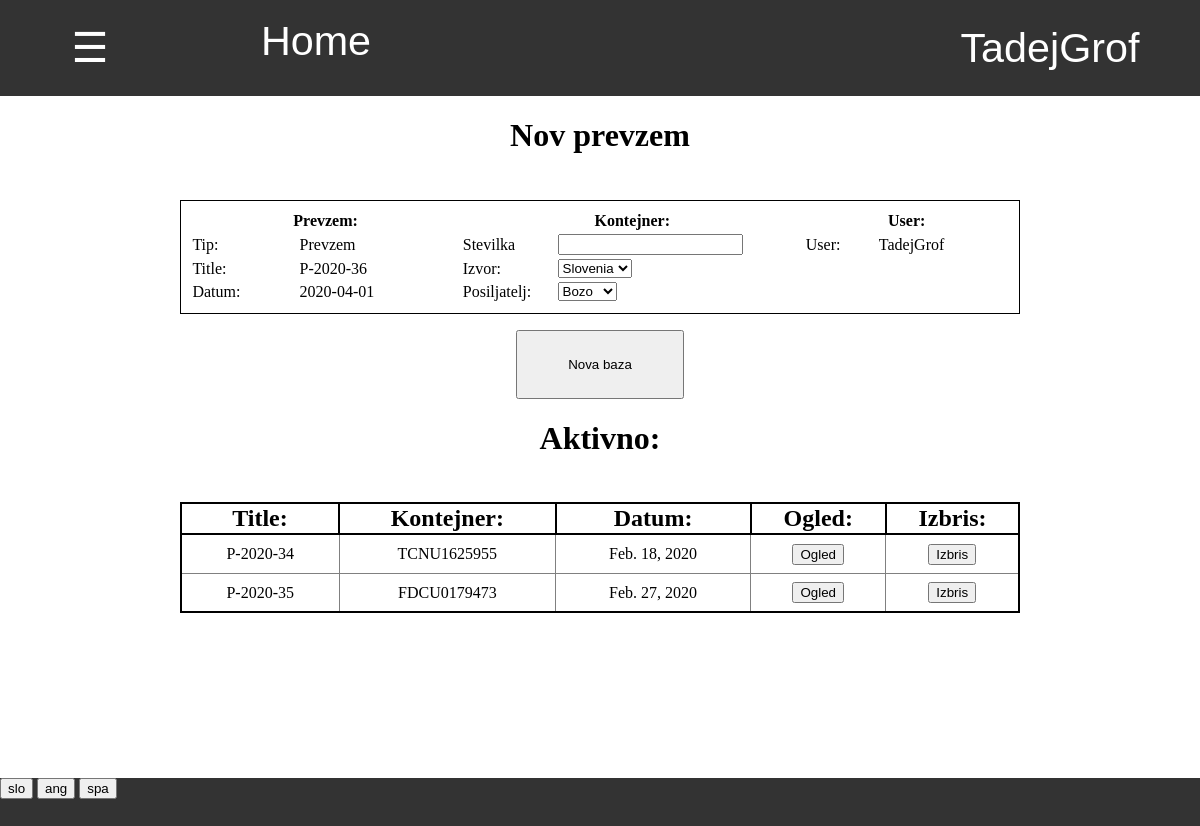
/zaloga/1/prevzem/ (signed in), run on an earlier commit of the app's database.
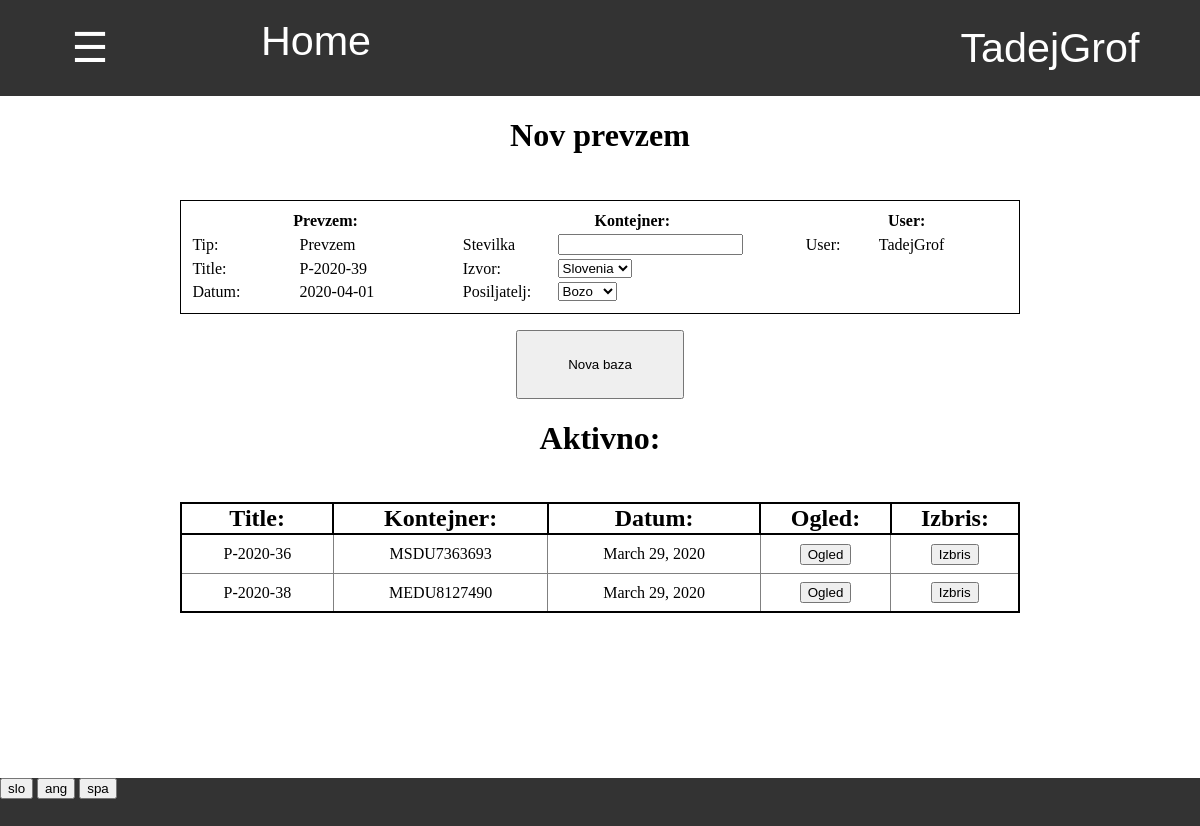
And on a later commit of the database.
### program/models.py (models this page shows, shortened)
class Profil(models.Model):
    user = models.OneToOneField(User,on_delete=models.CASCADE)
    jezik =  models.CharField(default="spa",max_length=3, choices=JEZIKI)
    stranka = models.OneToOneField(Stranka, on_delete=models.CASCADE, default=None, null=True, blank=True)

class Program(models.Model):
    stevilo_prevzemov = models.IntegerField(default = 0)
    stevilo_odpisov = models.IntegerField(default = 0)
    stevilo_faktur = models.IntegerField(default = 0)
    stevilo_racunov = models.IntegerField(default = 0)
    stevilo_inventur = models.IntegerField(default = 0)
    def naslednji_prevzem(self,delaj=False):
        if delaj:
            self.stevilo_prevzemov += 1
            self.save()
            return 'P-2020-' + str(self.stevilo_prevzemov)
        else:
            return 'P-2020-' + str(self.stevilo_prevzemov + 1)
    @property
    def vrni_jezike(self):
        return JEZIKI

### zaloga/models.py (models this page shows, shortened)
class Zaloga(models.Model):
    title = models.CharField(default="skladisce", max_length=20)
    tipi_prodaje = models.CharField(default='["vele_prodaja"]', max_length=50)
    tipi_sestavine = models.CharField(default='["Y","W","JP","JP50","JP70"]', max_length=50)
    @property
    def danes(self):
        return datetime.today().strftime('%Y-%m-%d')
    @property
    def drzave(self):
        return DRZAVE
    @property
    def posiljatelji(self):
        return POSILJATELJI

class Baza(models.Model):
    author = models.ForeignKey(User,default=1, on_delete=models.CASCADE)
    title = models.CharField(default="",max_length=15)
    datum = models.DateField(default=timezone.now)
    zaloga = models.ForeignKey(Zaloga, default=1 ,on_delete=models.CASCADE)
    status = models.CharField(default="aktivno",max_length=10)
    sprememba_zaloge = models.IntegerField(default = -1)
    tip = models.CharField(default="prevzem",max_length=20, choices=TIPI_BAZE)
    kontejner = models.OneToOneField(Kontejner,null=True,default=None,blank=True, on_delete=models.CASCADE)
    popust = models.IntegerField(default = None, null=True, blank=True)
    stranka = models.ForeignKey(Stranka, on_delete=models.CASCADE, default=None, null=True, blank=True)
    cas = models.TimeField(default=None,null=True,blank=True)
    dnevna_prodaja = models.ForeignKey(Dnevna_prodaja, on_delete=models.CASCADE, default=None, null=True, blank=True)
    prevoz = models.DecimalField(default=None,null=True,blank=True,max_digits=5, decimal_places=2)

class Kontejner(models.Model):
    stevilka = models.CharField(default="", max_length=20)
    posiljatelj = models.CharField(default="", max_length=20, choices=POSILJATELJI)
    drzava = models.CharField(default="", max_length=20, choices=DRZAVE)

### zaloga/views.py (the view)
# urls.py: path('', views.baze , name='baze'),
@login_required
def baze(request,zaloga,tip_baze):
    if request.method == "GET":
        zaloga = Zaloga.objects.get(pk = zaloga)
        baze = Baza.objects.filter(zaloga = zaloga, tip=tip_baze,status='aktivno')
        stranke = Stranka.objects.all().order_by('stevilo_kupljenih').values('pk','naziv')
        return pokazi_stran(request, 'zaloga/aktivne_baze.html', {'zaloga': zaloga, 'tip': tip_baze, 'baze':baze,'stranke':stranke})

### request_funkcije.py (called while the page is built)
def vrni_slovar(request):
    with open('slovar.json') as dat:
        slovar = json.load(dat)
    return slovar

def pokazi_stran(request, html, baze={}):
    je_stranka = False
    program = Program.objects.first()
    zaloga = Zaloga.objects.first()
    if request.user.profil.stranka != None:
        je_stranka = True
    slovar = {'je_stranka':je_stranka,'program':program,'slovar':vrni_slovar(request),'jezik':request.user.profil.jezik}
    slovar.update(baze)
    if not 'zaloga' in baze:
        slovar.update({'zaloga':zaloga})
    slovar.update({'zaloga_pk':slovar['zaloga'].pk})
    return render(request, html, slovar)

### zaloga/templatetags/zaloga_exstras.py (called while the page is built)
@register.filter
def keyvalue(dict, key):
    return dict[key]

### zaloga/templates/zaloga/aktivne_baze.html (shortened to what this page needs)
{% extends 'program/base.html' %}
{% load zaloga_exstras %}
{% block content %}
<h1>
{% if tip == "prevzem" %}
    {{slovar|keyvalue:'Nov prevzem'|keyvalue:jezik}}
{% elif tip == "odpis" %}
    {{slovar|keyvalue:'Nov odpis'|keyvalue:jezik}}
{% elif tip == "inventura" %}
    {{slovar|keyvalue:'Nova inventura'|keyvalue:jezik}}
{% elif tip == "vele_prodaja" %}
    {{slovar|keyvalue:'Nova vele prodaja'|keyvalue:jezik}}
{% endif %}
</h1>
<div class="okno">
    {% if tip == "prevzem" %}
        <table style="padding:1%;border:1px solid black"class="tabela_podatkov">
            <tr>
                <th width="33%" colspan="2"> {{slovar|keyvalue:'Prevzem'|keyvalue:jezik}}:</th>
                <th width="42%" colspan="2">{{slovar|keyvalue:'Kontejner'|keyvalue:jezik}}:</th>
                <th width="25%" colspan="2"> User: </th>
            </tr>
            <tr>
                <td> {{slovar|keyvalue:'Tip'|keyvalue:jezik}}: </td>
                <td> {{slovar|keyvalue:'Prevzem'|keyvalue:jezik}} </td>
                <td> {{slovar|keyvalue:'Stevilka'|keyvalue:jezik}} </td>
                <td> <input form="nova_baza" name="stevilka" type="text" required autocomplete="off"> </td>
                <td> User: </td>
                <td> {{user.username}} </td>
            </tr>
            <tr>
                <td> {{slovar|keyvalue:'Title'|keyvalue:jezik}}: </td>
                <td> {{program.naslednji_prevzem}} </td>
                <td> {{slovar|keyvalue:'Izvor'|keyvalue:jezik}}: </td>
                <td>
                    <select form="nova_baza" name="drzava">
                        {% for drzava in zaloga.drzave %}
                            <option value="{{drzava.0}}"> {{drzava.1}} </option>
                        {% endfor %}
                    </select>
                </td>
            </tr>
            <tr>
                <td> {{slovar|keyvalue:'Datum'|keyvalue:jezik}}: </td>
                <td> {{zaloga.danes}} </td>
                <td> {{slovar|keyvalue:'Posiljatelj'|keyvalue:jezik}}: </td>
                <td>
                    <select form="nova_baza" name="posiljatelj">
                        {% for posiljatelj in zaloga.posiljatelji %}
                            <option value="{{posiljatelj.0}}"> {{posiljatelj.1}} </option>
                        {% endfor %}
                    </select>
                </td>
            </tr>
        </table>
    {% endif %}
    <form id="nova_baza" action="{% url 'nova_baza' zaloga_pk tip %}" method="POST">
        <input type="submit" value="{{slovar|keyvalue:'Nova baza'|keyvalue:jezik}}">
    </form>
</div>
<h1>
    {{slovar|keyvalue:'Aktivno'|keyvalue:jezik}}:
</h1>
{% if baze.count == 0 %}
    <h2>
        {{slovar|keyvalue:'Ni aktivnih baz'|keyvalue:jezik}}
    </h2>
{% else %}
    <div style="width:70%;display:inline-block;margin-top:2%" >
        <table class="tabela_vnosov">
            <tr class="header">
                <th> {{slovar|keyvalue:'Title'|keyvalue:jezik}}: </th>
                {% if tip == "vele_prodaja" %}
                <th> {{slovar|keyvalue:'Stranka'|keyvalue:jezik}}: </th>
                {% elif tip == "prevzem" %}
                <th> {{slovar|keyvalue:'Kontejner'|keyvalue:jezik}}: </th>
                {% endif %}
                <th> {{slovar|keyvalue:'Datum'|keyvalue:jezik}}: </th>
                <th> {{slovar|keyvalue:'Ogled'|keyvalue:jezik}}: </th>
                <th> {{slovar|keyvalue:'Izbris'|keyvalue:jezik}}: </th>
            </tr>
            {% for baza in baze %}
            <tr>
                <td> {{baza.title}} </td>
                {% if tip == "vele_prodaja" %}
                <td> {{baza.stranka}} </td>
                {% elif tip == "prevzem" %}
                <td> {{baza.kontejner.stevilka}} </td>
                {% endif %}
                <td> {{baza.datum}} </td>
                <td class="ogled">
                    <form action="{% url 'baza' zaloga_pk tip baza.pk %}" method="GET">
                        <input type="submit" value="{{slovar|keyvalue:'Ogled'|keyvalue:jezik}}">
                    </form>
                </td>
                <td class="izbris">
                    <form action="{% url 'izbris_baze' zaloga_pk baza.tip baza.pk %}" onsubmit="return Confirm()" method="POST">
                        <input type="submit" value="{{slovar|keyvalue:'Izbris'|keyvalue:jezik}}">
                    </form>
                </td>
            </tr>
            {% endfor %}
        </table>
    </div>
{% endif %}
{% endblock %}

### program/templates/program/base.html (shortened to what this page needs)
{% load staticfiles %}
{% load zaloga_exstras %}
<html>
    <head>
        <link rel="stylesheet" href="{% static 'css/footer.css' %}">
        <link rel="stylesheet" href="{% static 'css/osnovno.css' %}">
    </head>
    <body>
        {% include "css/navbar.html" %}
        <div id="body" style=";width:100%;height:85.2%;vertical-align:top;text-align:center;overflow:auto">
            {% block content %}
            {% endblock %}
        </div>
        <div class="footer">
            {% for jezik in program.vrni_jezike %}
                <form style="display:inline-block" action="{% url 'spremeni_jezik' %}" method="POST">
                    <input type="submit" value="{{jezik.0}}">
                </form>
            {% endfor %}
        </div>
    </body>
</html>

### program/templates/css/navbar.html (shortened to what this page needs)
{% load zaloga_exstras %}
<div id="navbar" class="navbar">
    {% if je_stranka %}
        <div style="display:inline-block;width:28%"><a href="{% url 'stranka_pregled_narocil' %}" style="width:100%"> Pregled narocil </a></div>
        <div style="display:inline-block;width:22%"><a href="{% url 'stranka_zgodovina' %}" style="width:100%"> Zgodovina </a></div>
        <a style="width:15%" href="/">Home</a>
    {% else %}
        <button onclick="odpri()" class="nav" style="width:15%"> ☰ </button>
        <a style="width:20%" href="/">Home</a>
    {% endif %}
    <div class="racun dropdown" id="racun">
        <button class="dropbtn" >{{ user.get_username }}
        </button>
    </div>
</div>

### program/static/css/footer.css (style rules this page uses)
div.footer { display:block; width:100%; height:6%; background:#333; }
div { margin: 0%; padding: 0%; }
div input { margin: 0%; }
div form { margin:0%; padding: 0% }

### program/templates/program/base.html (style rules this page uses)
body { margin: 0%; padding: 0%; overflow:hidden; }
div { margin: 0%; padding: 0%; }

### program/templates/css/tabele.html (style rules this page uses)
table.tabela_vnosov { width:100%; border-spacing:0; border: 2px solid black; border-collapse: collapse; padding:0.5%; table-layout:"fixed" }
table.tabela_vnosov th { border: 2px solid black; border-collapse: collapse; font-size: 150%; }
table.tabela_vnosov td { font-size: 100%; text-align: center; border: 1px solid grey; padding: 1vmin; border-collapse: collapse; }
table.tabela_podatkov { width:100%; margin-bottom:1%; }

### program/templates/css/navbar.html (style rules this page uses)
.navbar { overflow: hidden; background-color: #333; font-family: Arial; height:12% }
.navbar a { float: left; font-size: 5vmin; color: white; text-align: center; padding: 18px 16px; text-decoration:none; height:100%; }
.navbar .dropdown, .nav { float: left; height:100%; width:100%; margin:0; overflow:hidden; }
.navbar .dropdown .dropbtn, .nav { font-size: 5vmin; border: none; outline: none; color: white; padding: 12px 16px; width:100%; height:100%; background-color: inherit; font-family: inherit; margin: 0; }
.navbar .racun { float:right; width:300px; overflow:hidden }

### zaloga/templates/zaloga/aktivne_baze.html (style rules this page uses)
div.okno { margin-top:2%; display:inline-block; width:70%; font-size:5vh; text-align:center; }
div.okno form input[type=submit] { display:block; width:20%; height:10%; position:relative; left:40%; margin-top:2%; }

What changed in the data, as far as the page shows it:
no longer on this page (row edited): Baza: title "P-2020-34", kontejner.stevilka "TCNU1625955", datum "Feb. 18, 2020", {{ slovar|keyvalue:'Ogled'|keyvalue:jezik }} "Ogled", {{ slovar|keyvalue:'Izbris'|keyvalue:jezik }} "Izbris"
no longer on this page (row edited): Baza: title "P-2020-35", kontejner.stevilka "FDCU0179473", datum "Feb. 27, 2020", {{ slovar|keyvalue:'Ogled'|keyvalue:jezik }} "Ogled", {{ slovar|keyvalue:'Izbris'|keyvalue:jezik }} "Izbris"
changed Program: naslednji_prevzem "P-2020-36" → "P-2020-39"
added Baza: title "P-2020-36", kontejner.stevilka "MSDU7363693", datum "March 29, 2020", {{ slovar|keyvalue:'Ogled'|keyvalue:jezik }} "Ogled", {{ slovar|keyvalue:'Izbris'|keyvalue:jezik }} "Izbris"
added Baza: title "P-2020-38", kontejner.stevilka "MEDU8127490", datum "March 29, 2020", {{ slovar|keyvalue:'Ogled'|keyvalue:jezik }} "Ogled", {{ slovar|keyvalue:'Izbris'|keyvalue:jezik }} "Izbris"
